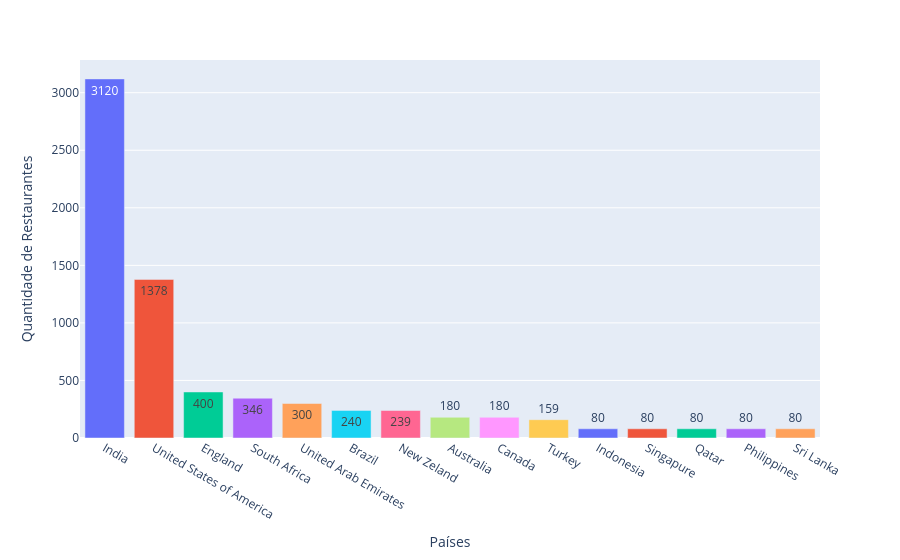

This figure's notebook cell:
### Markdown cell above
# Funções de Gráficos

### Code cell
# Quantidade de restraurantes registrados por país

def agrupar_restaurante_pais(df):
  df_restaurantes = df.groupby('country_name')['restaurant_id'].nunique().sort_values(ascending=False).reset_index(name='Quantidade de Restaurantes')
  fig = px.bar(df_restaurantes, x='country_name', y='Quantidade de Restaurantes', text='Quantidade de Restaurantes', color='country_name', labels={'country_name': 'País'})

  fig.update_layout(xaxis_title='Países', showlegend=False)
  
  return fig

agrupar_restaurante_pais(df)

### Figure 1 — Plotly figure (JSON) as saved in the notebook; plotly's stock layout.template omitted (floating-point values rounded to 4 significant figures)
{"data": [{"alignmentgroup": "True", "hovertemplate": "País=%{x}<br>Quantidade de Restaurantes=%{text}<extra></extra>", "legendgroup": "India", "marker": {"color": "#636efa", "pattern": {"shape": ""}}, "name": "India", "offsetgroup": "India", "orientation": "v", "showlegend": true, "text": [3120], "textposition": "auto", "type": "bar", "x": ["India"], "xaxis": "x", "y": [3120], "yaxis": "y"}, {"alignmentgroup": "True", "hovertemplate": "País=%{x}<br>Quantidade de Restaurantes=%{text}<extra></extra>", "legendgroup": "United States of America", "marker": {"color": "#EF553B", "pattern": {"shape": ""}}, "name": "United States of America", "offsetgroup": "United States of America", "orientation": "v", "showlegend": true, "text": [1378], "textposition": "auto", "type": "bar", "x": ["United States of America"], "xaxis": "x", "y": [1378], "yaxis": "y"}, {"alignmentgroup": "True", "hovertemplate": "País=%{x}<br>Quantidade de Restaurantes=%{text}<extra></extra>", "legendgroup": "England", "marker": {"color": "#00cc96", "pattern": {"shape": ""}}, "name": "England", "offsetgroup": "England", "orientation": "v", "showlegend": true, "text": [400], "textposition": "auto", "type": "bar", "x": ["England"], "xaxis": "x", "y": [400], "yaxis": "y"}, {"alignmentgroup": "True", "hovertemplate": "País=%{x}<br>Quantidade de Restaurantes=%{text}<extra></extra>", "legendgroup": "South Africa", "marker": {"color": "#ab63fa", "pattern": {"shape": ""}}, "name": "South Africa", "offsetgroup": "South Africa", "orientation": "v", "showlegend": true, "text": [346], "textposition": "auto", "type": "bar", "x": ["South Africa"], "xaxis": "x", "y": [346], "yaxis": "y"}, {"alignmentgroup": "True", "hovertemplate": "País=%{x}<br>Quantidade de Restaurantes=%{text}<extra></extra>", "legendgroup": "United Arab Emirates", "marker": {"color": "#FFA15A", "pattern": {"shape": ""}}, "name": "United Arab Emirates", "offsetgroup": "United Arab Emirates", "orientation": "v", "showlegend": true, "text": [300], "textposition": "auto", "type": "bar", "x": ["United Arab Emirates"], "xaxis": "x", "y": [300], "yaxis": "y"}, {"alignmentgroup": "True", "hovertemplate": "País=%{x}<br>Quantidade de Restaurantes=%{text}<extra></extra>", "legendgroup": "Brazil", "marker": {"color": "#19d3f3", "pattern": {"shape": ""}}, "name": "Brazil", "offsetgroup": "Brazil", "orientation": "v", "showlegend": true, "text": [240], "textposition": "auto", "type": "bar", "x": ["Brazil"], "xaxis": "x", "y": [240], "yaxis": "y"}, {"alignmentgroup": "True", "hovertemplate": "País=%{x}<br>Quantidade de Restaurantes=%{text}<extra></extra>", "legendgroup": "New Zeland", "marker": {"color": "#FF6692", "pattern": {"shape": ""}}, "name": "New Zeland", "offsetgroup": "New Zeland", "orientation": "v", "showlegend": true, "text": [239], "textposition": "auto", "type": "bar", "x": ["New Zeland"], "xaxis": "x", "y": [239], "yaxis": "y"}, {"alignmentgroup": "True", "hovertemplate": "País=%{x}<br>Quantidade de Restaurantes=%{text}<extra></extra>", "legendgroup": "Australia", "marker": {"color": "#B6E880", "pattern": {"shape": ""}}, "name": "Australia", "offsetgroup": "Australia", "orientation": "v", "showlegend": true, "text": [180], "textposition": "auto", "type": "bar", "x": ["Australia"], "xaxis": "x", "y": [180], "yaxis": "y"}, {"alignmentgroup": "True", "hovertemplate": "País=%{x}<br>Quantidade de Restaurantes=%{text}<extra></extra>", "legendgroup": "Canada", "marker": {"color": "#FF97FF", "pattern": {"shape": ""}}, "name": "Canada", "offsetgroup": "Canada", "orientation": "v", "showlegend": true, "text": [180], "textposition": "auto", "type": "bar", "x": ["Canada"], "xaxis": "x", "y": [180], "yaxis": "y"}, {"alignmentgroup": "True", "hovertemplate": "País=%{x}<br>Quantidade de Restaurantes=%{text}<extra></extra>", "legendgroup": "Turkey", "marker": {"color": "#FECB52", "pattern": {"shape": ""}}, "name": "Turkey", "offsetgroup": "Turkey", "orientation": "v", "showlegend": true, "text": [159], "textposition": "auto", "type": "bar", "x": ["Turkey"], "xaxis": "x", "y": [159], "yaxis": "y"}, {"alignmentgroup": "True", "hovertemplate": "País=%{x}<br>Quantidade de Restaurantes=%{text}<extra></extra>", "legendgroup": "Indonesia", "marker": {"color": "#636efa", "pattern": {"shape": ""}}, "name": "Indonesia", "offsetgroup": "Indonesia", "orientation": "v", "showlegend": true, "text": [80], "textposition": "auto", "type": "bar", "x": ["Indonesia"], "xaxis": "x", "y": [80], "yaxis": "y"}, {"alignmentgroup": "True", "hovertemplate": "País=%{x}<br>Quantidade de Restaurantes=%{text}<extra></extra>", "legendgroup": "Singapure", "marker": {"color": "#EF553B", "pattern": {"shape": ""}}, "name": "Singapure", "offsetgroup": "Singapure", "orientation": "v", "showlegend": true, "text": [80], "textposition": "auto", "type": "bar", "x": ["Singapure"], "xaxis": "x", "y": [80], "yaxis": "y"}, {"alignmentgroup": "True", "hovertemplate": "País=%{x}<br>Quantidade de Restaurantes=%{text}<extra></extra>", "legendgroup": "Qatar", "marker": {"color": "#00cc96", "pattern": {"shape": ""}}, "name": "Qatar", "offsetgroup": "Qatar", "orientation": "v", "showlegend": true, "text": [80], "textposition": "auto", "type": "bar", "x": ["Qatar"], "xaxis": "x", "y": [80], "yaxis": "y"}, {"alignmentgroup": "True", "hovertemplate": "País=%{x}<br>Quantidade de Restaurantes=%{text}<extra></extra>", "legendgroup": "Philippines", "marker": {"color": "#ab63fa", "pattern": {"shape": ""}}, "name": "Philippines", "offsetgroup": "Philippines", "orientation": "v", "showlegend": true, "text": [80], "textposition": "auto", "type": "bar", "x": ["Philippines"], "xaxis": "x", "y": [80], "yaxis": "y"}, {"alignmentgroup": "True", "hovertemplate": "País=%{x}<br>Quantidade de Restaurantes=%{text}<extra></extra>", "legendgroup": "Sri Lanka", "marker": {"color": "#FFA15A", "pattern": {"shape": ""}}, "name": "Sri Lanka", "offsetgroup": "Sri Lanka", "orientation": "v", "showlegend": true, "text": [80], "textposition": "auto", "type": "bar", "x": ["Sri Lanka"], "xaxis": "x", "y": [80], "yaxis": "y"}], "layout": {"barmode": "relative", "legend": {"title": {"text": "País"}, "tracegroupgap": 0}, "margin": {"t": 60}, "showlegend": false, "xaxis": {"anchor": "y", "categoryarray": ["India", "United States of America", "England", "South Africa", "United Arab Emirates", "Brazil", "New Zeland", "Australia", "Canada", "Turkey", "Indonesia", "Singapure", "Qatar", "Philippines", "Sri Lanka"], "categoryorder": "array", "domain": [0, 1], "title": {"text": "Países"}}, "yaxis": {"anchor": "x", "domain": [0, 1], "title": {"text": "Quantidade de Restaurantes"}}}}
